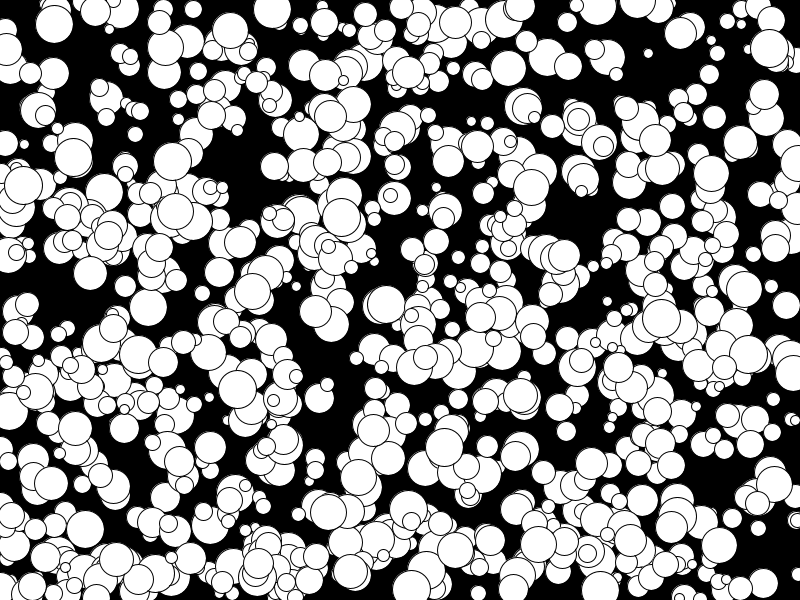
Frame 1 (no input)
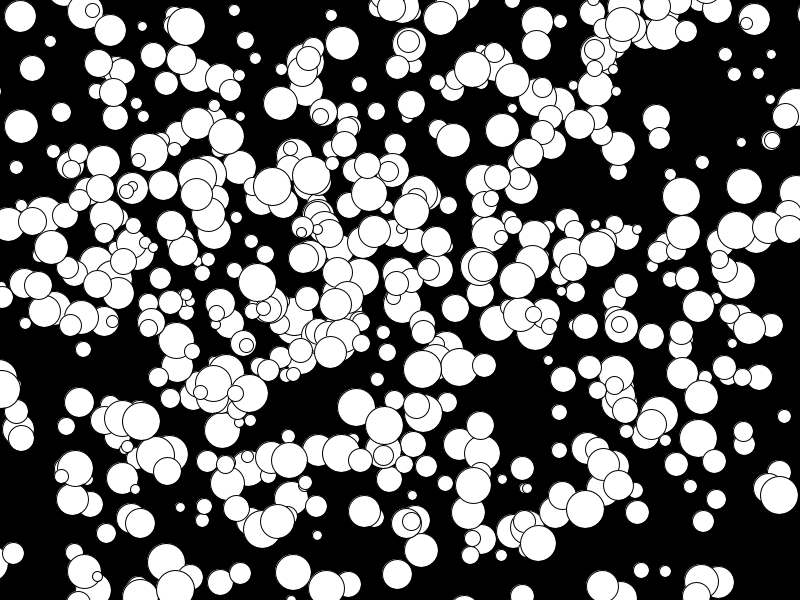
Frame 60 (the mouse pressed at the canvas centre just before this capture)
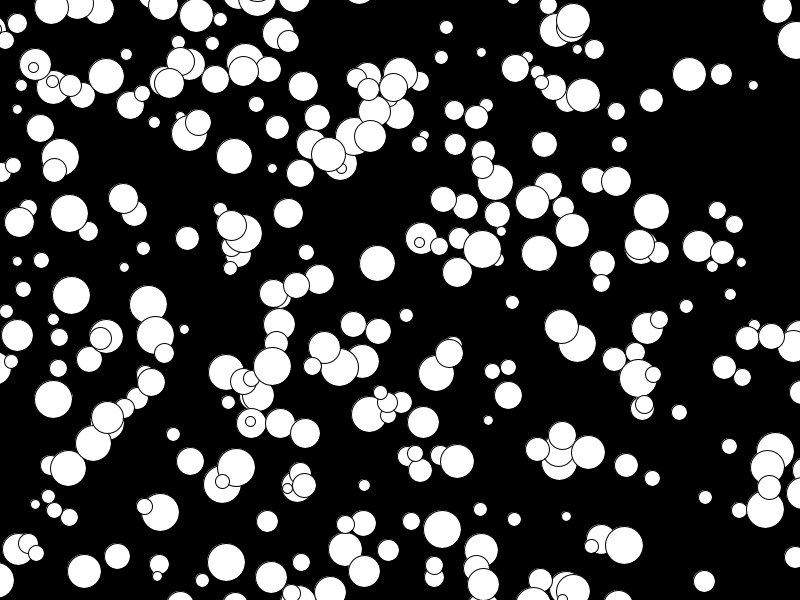
Frame 120 (the mouse held since frame 60 and released just before this capture)

The Processing sketch that drew these frames (run headless with seeded random() and noise(); from frame 60 on, the mouse is pressed at the canvas centre):

// Processing sketch: EllipseArray
// ── EllipseArray.pde
int[] x, y, r, xSpeed, ySpeed;
int num = 1000;

void setup() {
  size(800, 600);
  x = new int[num];
  y = new int[num];
  r = new int[num];
  xSpeed = new int[num];
  ySpeed = new int[num];

  for (int i = 0; i < num; i++) {
    x[i] = floor(random(0, width));
    y[i] = floor(random(0, height));
    r[i] = floor(random(5, 20));
    xSpeed[i] = floor(random(-5, 5));
    ySpeed[i] = floor(random(-5, 5));
  }

  //x[1] = floor(random(0, width));
  //y[1] = floor(random(0, height));
  //r[1] = floor(random(5, 20));
  //xSpeed[1] = floor(random(-5, 5));
  //ySpeed[1] = floor(random(-5, 5));
}

void draw() {
  background(0);

  for (int i = 0; i < num; i++) {
    ellipse(x[i], y[i], r[i]*2, r[i]*2);
    x[i]=x[i]+xSpeed[i];
    y[i]=y[i]+ySpeed[i];
  }

  //ellipse(x[1], y[1], r[1]*2, r[1]*2);
  //x[1]=x[1]+xSpeed[1];
  //y[1]=y[1]+ySpeed[1];
}
